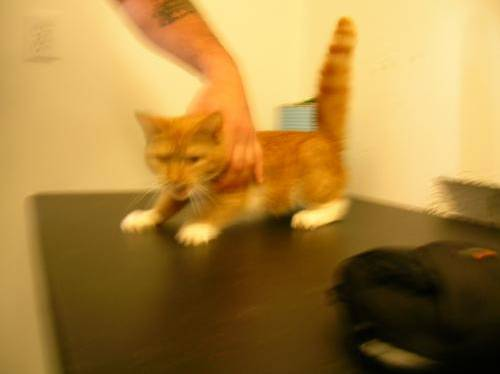
#> input picture Prodigy_ML_03/train/cats/cat.0.jpg, 500 x 374 px, given in place of the camera
$ jupyter execute 'hand gesture recognition.ipynb'
#> lines starting #> are read from the running program, lines starting #| are printed output that depends on the picture; after the words box and inside, x2 and y2 are one past the last pixel; in counts of white or black regions, pixels touching at a corner belong together
[cell 1]
import cv2
import numpy as np
import math

# Read Camera
cap = cv2.VideoCapture(0, cv2.CAP_DSHOW)

def nothing(x):
    pass

# Window name
cv2.namedWindow("Color Adjustments", cv2.WINDOW_NORMAL)
cv2.resizeWindow("Color Adjustments", (300, 300))
cv2.createTrackbar("Thresh", "Color Adjustments", 0, 255, nothing)

# Color Detection Track
cv2.createTrackbar("Lower_H", "Color Adjustments", 0, 255, nothing)
cv2.createTrackbar("Lower_S", "Color Adjustments", 0, 255, nothing)
cv2.createTrackbar("Lower_V", "Color Adjustments", 0, 255, nothing)
cv2.createTrackbar("Upper_H", "Color Adjustments", 255, 255, nothing)
cv2.createTrackbar("Upper_S", "Color Adjustments", 255, 255, nothing)
cv2.createTrackbar("Upper_V", "Color Adjustments", 255, 255, nothing)

while True:
    _, frame = cap.read()
#> frame is the input picture: shape (374, 500, 3); mean B, G, R 61.9, 129.8, 167.7
    frame = cv2.flip(frame, 2)
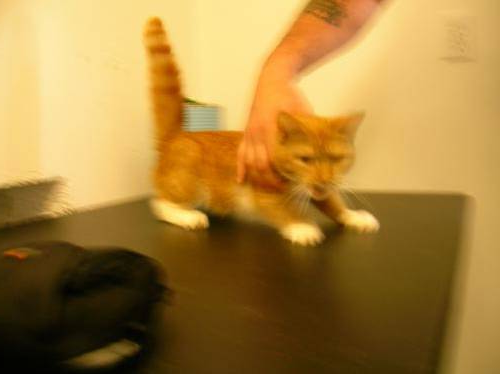
#> frame: shape (374, 500, 3); mean B, G, R 61.9, 129.8, 167.7
    frame = cv2.resize(frame, (600, 500))
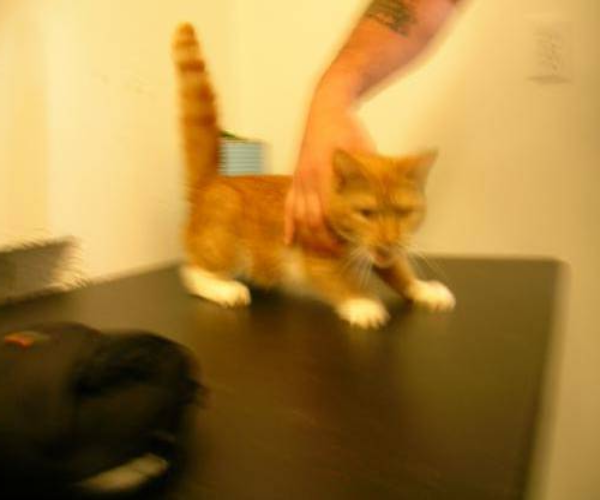
#> frame: shape (500, 600, 3); mean B, G, R 61.8, 129.7, 167.6
    # Get hand data from the rectangle sub window
    cv2.rectangle(frame, (0, 1), (300, 500), (255, 0, 0), 0)
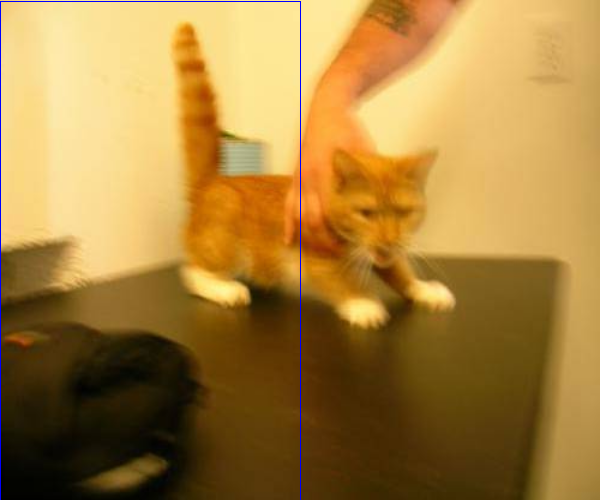
#> frame: shape (500, 600, 3); 0.43% of pixels changed, all inside (x1, y1, x2, y2) = (0, 1, 301, 500)
    crop_image = frame[1:500, 0:300]
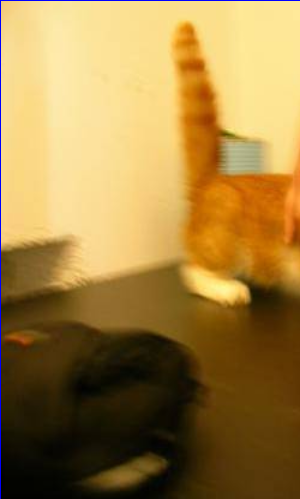
#> crop_image: shape (499, 300, 3); mean B, G, R 66.9, 128.9, 161

    # Step  - 2 -
    hsv = cv2.cvtColor(crop_image, cv2.COLOR_BGR2HSV)
#> hsv: shape (499, 300, 3); mean H, S, V 21.6, 177.5, 162.4
    # Detecting hand
    l_h = cv2.getTrackbarPos("Lower_H", "Color Adjustments")
    l_s = cv2.getTrackbarPos("Lower_S", "Color Adjustments")
    l_v = cv2.getTrackbarPos("Lower_V", "Color Adjustments")

    u_h = cv2.getTrackbarPos("Upper_H", "Color Adjustments")
    u_s = cv2.getTrackbarPos("Upper_S", "Color Adjustments")
    u_v = cv2.getTrackbarPos("Upper_V", "Color Adjustments")

    # Step -3
    lower_bound = np.array([l_h, l_s, l_v])
    upper_bound = np.array([u_h, u_s, u_v])

    # Step -4
    # Creating Mask
    mask = cv2.inRange(hsv, lower_bound, upper_bound)
#> mask: shape (499, 300); every value is 255
    # Filter mask with image
    filtr = cv2.bitwise_and(crop_image, crop_image, mask=mask)

    # Step - 5
    mask1  = cv2.bitwise_not(mask)
#> mask1: shape (499, 300); every value is 0
    m_g = cv2.getTrackbarPos("Thresh", "Color Adjustments")  # Getting track bar value
    ret, thresh = cv2.threshold(mask1, m_g, 255, cv2.THRESH_BINARY)
#> ret = 0
    dilata = cv2.dilate(thresh, (3, 3), iterations=6)

    # Step - 6
    # Find contour(img, contour_retrieval_mode, method)
    cnts, hier = cv2.findContours(thresh, cv2.RETR_TREE, cv2.CHAIN_APPROX_SIMPLE)
#> cnts = []

    try:
        # Step -7
        # Find contour with maximum area if contours are detected
        if cnts:
            cm = max(cnts, key=lambda x: cv2.contourArea(x))
            epsilon = 0.0005 * cv2.arcLength(cm, True)
            data = cv2.approxPolyDP(cm, epsilon, True)

            hull = cv2.convexHull(cm)

            cv2.drawContours(crop_image, [cm], -1, (50, 50, 150), 2)
            cv2.drawContours(crop_image, [hull], -1, (0, 255, 0), 2)

            # Step -8
            # Find convexity defects
            hull = cv2.convexHull(cm, returnPoints=False)
            defects = cv2.convexityDefects(cm, hull)
            count_defects = 0

            for i in range(defects.shape[0]):
                s, e, f, d = defects[i, 0]

                start = tuple(cm[s][0])
                end = tuple(cm[e][0])
                far = tuple(cm[f][0])

                # Cosin Rule
                a = math.sqrt((end[0] - start[0]) ** 2 + (end[1] - start[1]) ** 2)
                b = math.sqrt((far[0] - start[0]) ** 2 + (far[1] - start[1]) ** 2)
                c = math.sqrt((end[0] - far[0]) ** 2 + (end[1] - far[1]) ** 2)
                angle = (math.acos((b ** 2 + c ** 2 - a ** 2) / (2 * b * c)) * 180) / 3.14

                if angle <= 50:
                    count_defects += 1
                    cv2.circle(crop_image, far, 5, [255, 255, 255], -1)

            print("count==", count_defects)

            # Step - 9
            # Print number of fingers
            if count_defects == 0:
                cv2.putText(frame, "1", (50, 50), cv2.FONT_HERSHEY_SIMPLEX, 2, (0, 0, 255), 2)
            elif count_defects == 1:
                cv2.putText(frame, "2", (50, 50), cv2.FONT_HERSHEY_SIMPLEX, 2, (0, 0, 255), 2)
            elif count_defects == 2:
                cv2.putText(frame, "3", (5, 50), cv2.FONT_HERSHEY_SIMPLEX, 2, (0, 0, 255), 2)
            elif count_defects == 3:
                cv2.putText(frame, "4", (50, 50), cv2.FONT_HERSHEY_SIMPLEX, 2, (0, 0, 255), 2)
            elif count_defects == 4:
                cv2.putText(frame, "5", (50, 50), cv2.FONT_HERSHEY_SIMPLEX, 2, (0, 0, 255), 2)
            else:
                pass

    except Exception as e:
        print("Exception:", e)

    cv2.imshow("Thresh", thresh)
    cv2.imshow("filter==", filtr)
    cv2.imshow("Result", frame)

    key = cv2.waitKey(25) & 0xFF
#> (key Esc is pressed here)
    if key == 27:
        break

cap.release()
cv2.destroyAllWindows()

$ run again, on Prodigy_ML_03/train/cats/cat.1.jpg
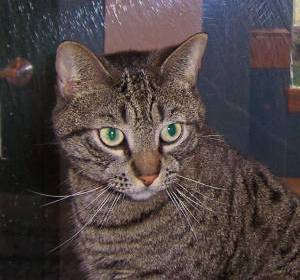
#> input picture Prodigy_ML_03/train/cats/cat.1.jpg, 300 x 280 px, given in place of the camera
#> frame is the input picture: shape (280, 300, 3); mean B, G, R 68, 68.3, 78.8
#> `cv2.rectangle(frame, (0, 1), (300, 500), (255, 0, 0), 0)`:
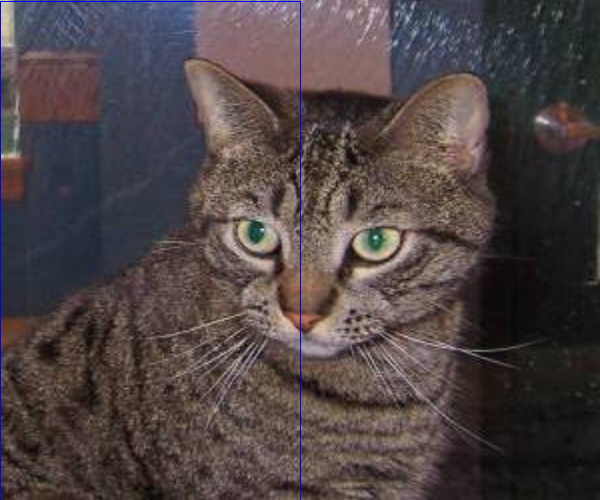
#> frame: shape (500, 600, 3); mean B, G, R 68.6, 67.8, 78.2
#> `crop_image = frame[1:500, 0:300]`:
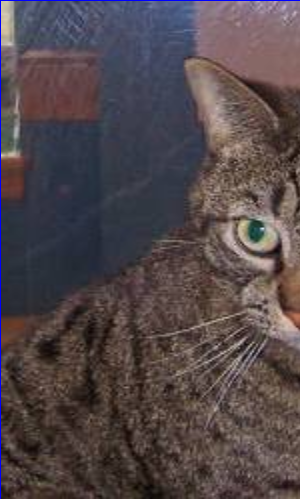
#> crop_image: shape (499, 300, 3); mean B, G, R 74.3, 71.5, 82.4
#> hsv: shape (499, 300, 3); mean H, S, V 58.1, 69.9, 90.1
#> mask: shape (499, 300); every value is 255
#> mask1: shape (499, 300); every value is 0
#> ret = 0
#> cnts = []

$ run again, on Prodigy_ML_03/train/cats/cat.10.jpg
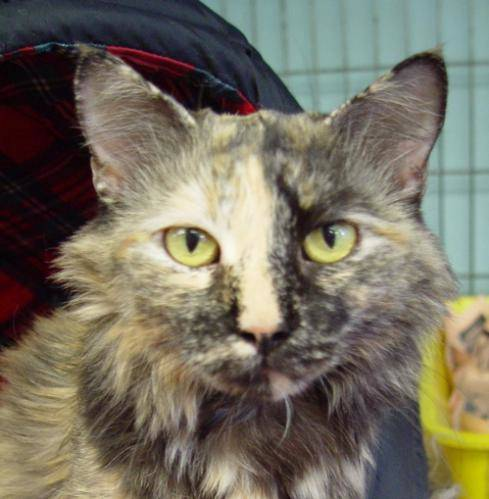
#> input picture Prodigy_ML_03/train/cats/cat.10.jpg, 489 x 499 px, given in place of the camera
#> frame is the input picture: shape (499, 489, 3); mean B, G, R 97, 111.9, 117.5
#> `cv2.rectangle(frame, (0, 1), (300, 500), (255, 0, 0), 0)`:
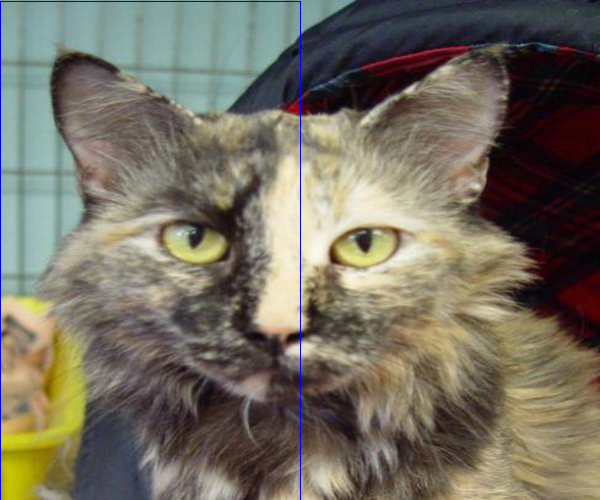
#> frame: shape (500, 600, 3); mean B, G, R 97.4, 111.1, 116.7
#> `crop_image = frame[1:500, 0:300]`:
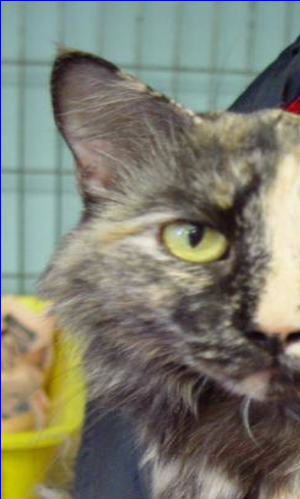
#> crop_image: shape (499, 300, 3); mean B, G, R 112.1, 126.1, 125.4
#> hsv: shape (499, 300, 3); mean H, S, V 51.2, 59, 135.4
#> mask: shape (499, 300); every value is 255
#> mask1: shape (499, 300); every value is 0
#> ret = 0
#> cnts = []

$ run again, on Prodigy_ML_03/train/cats/cat.11.jpg
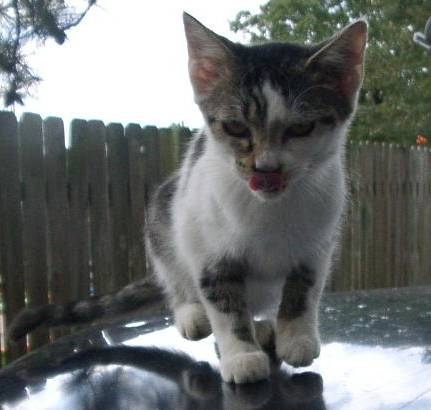
#> input picture Prodigy_ML_03/train/cats/cat.11.jpg, 431 x 410 px, given in place of the camera
#> frame is the input picture: shape (410, 431, 3); mean B, G, R 110.5, 111.4, 108.1
#> `cv2.rectangle(frame, (0, 1), (300, 500), (255, 0, 0), 0)`:
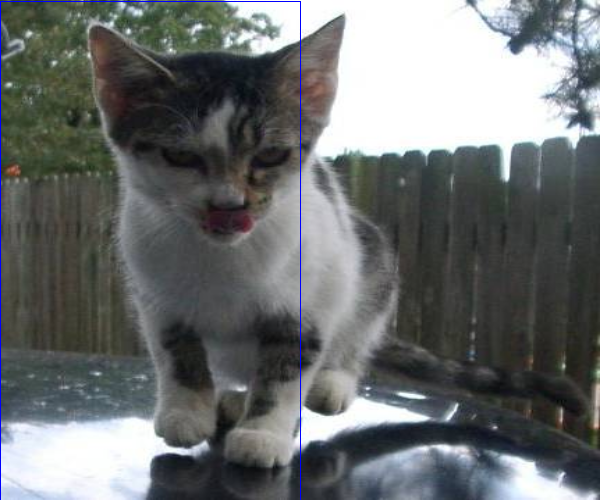
#> frame: shape (500, 600, 3); mean B, G, R 111, 110.8, 107.5
#> `crop_image = frame[1:500, 0:300]`:
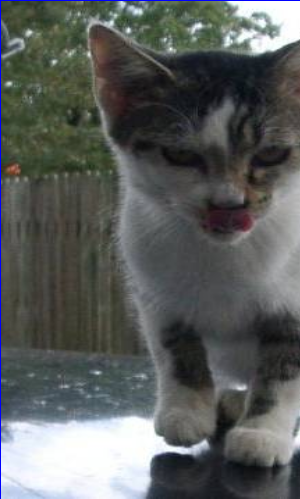
#> crop_image: shape (499, 300, 3); mean B, G, R 92.4, 94.2, 91
#> hsv: shape (499, 300, 3); mean H, S, V 69.4, 33.9, 98.5
#> mask: shape (499, 300); every value is 255
#> mask1: shape (499, 300); every value is 0
#> ret = 0
#> cnts = []
